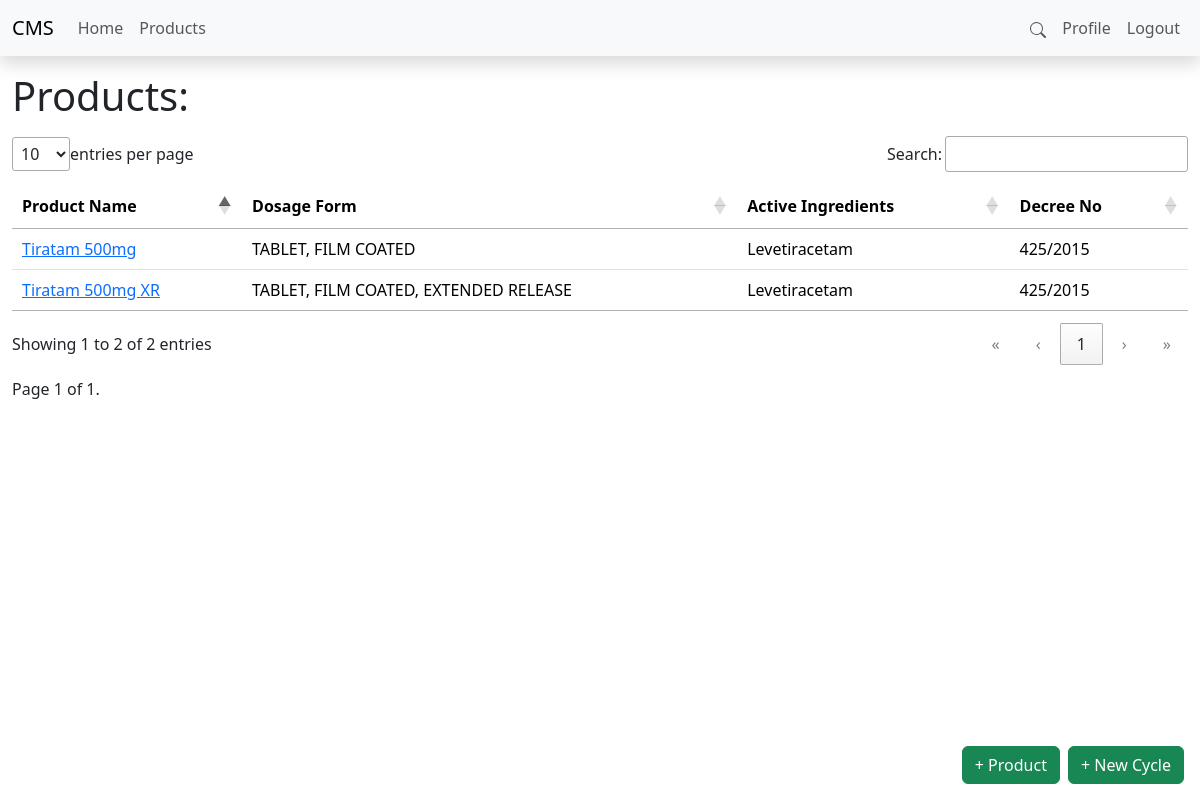
The app's page /products/ (signed in), older data.
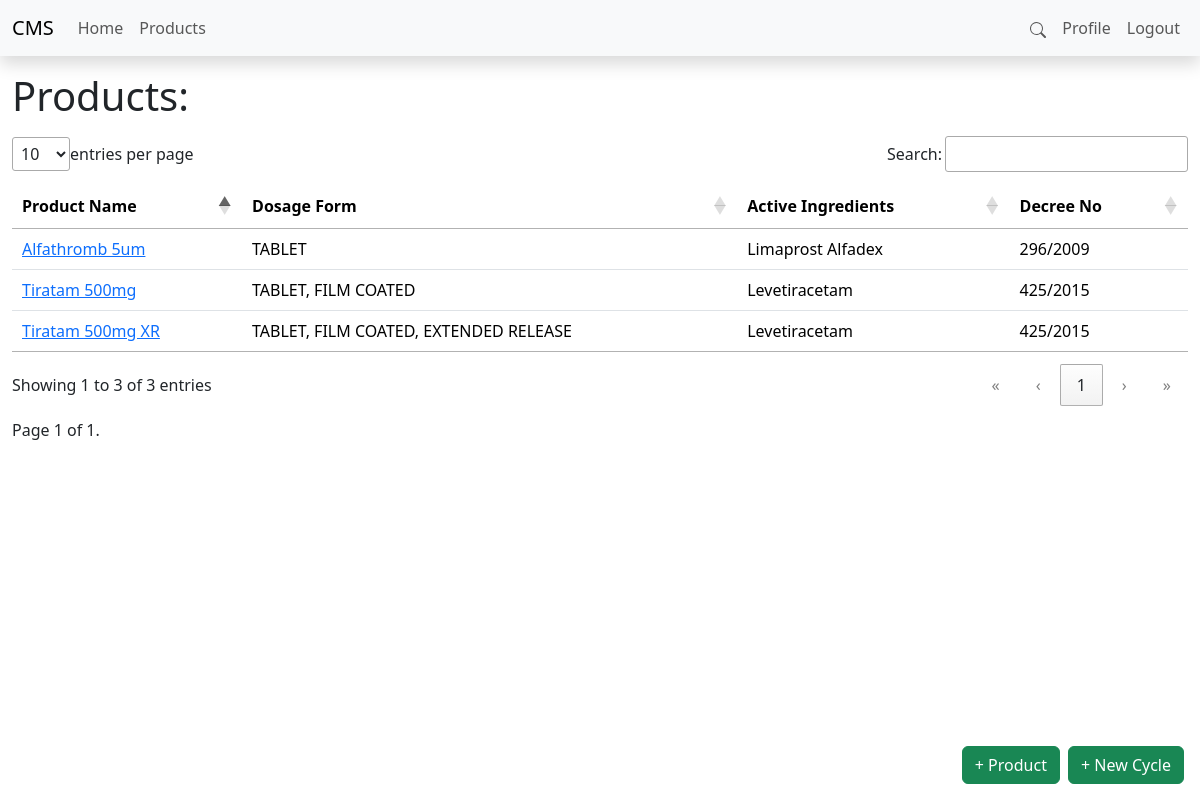
The same page, newer data.
### products/models.py (models this page shows, shortened)
class Product(models.Model):
    class Meta:
        ordering = ["name"]
    name = models.CharField(max_length=1000)
    dosage_form = models.ForeignKey(DosageForm, on_delete=models.CASCADE,default=1)
    active_ingredients = models.CharField(max_length=1000)
    decree_no = models.ForeignKey(RegisterationDecree,on_delete=models.CASCADE,default=1)

class DosageForm(models.Model):
    dosage_form = models.CharField(max_length=300)
    code = models.CharField(max_length=6)
    def __str__(self):
        return self.dosage_form

class RegisterationDecree(models.Model):
    decree_no = models.IntegerField(default=296)
    year = models.IntegerField(default=2009)
    def __str__(self):
        return str(self.decree_no) + "/" + str(self.year)

### products/views.py (the view)
# urls.py: path('',ListProducts.as_view(),name="products_index"),
class ListProducts(ListView):
    model = Product
    paginate_by = 200
    template_name = "./product/index.html"
    context_object_name = "products"
    def get_queryset(self):
        query = self.request.GET.get('q')
        if query:
            return Product.objects.filter(
                Q(name__icontains=query) |
                Q(active_ingredients__icontains=query) |
                Q(decree_no__decree_no__icontains=query) |
                Q(dosage_form__dosage_form__icontains=query)
            )
        else:
            return Product.objects.all()

### Templates/Product/index.html (shortened to what this page needs)
{% extends "../__layout__.html" %}
{% load static %}
{% block styles %}
<link rel="stylesheet" href="{% static './css/datatable.min.css' %}">
{% endblock styles %}
{% block navbarlinksright %}
<li class="nav-item"><a href="#search" class="nav-link">
    <svg xmlns="http://www.w3.org/2000/svg" width="16" height="16" fill="currentColor" class="bi bi-search" viewBox="0 0 16 16">
        <path d="M11.742 10.344a6.5 6.5 0 1 0-1.397 1.398h-.001q.044.06.098.115l3.85 3.85a1 1 0 0 0 1.415-1.414l-3.85-3.85a1 1 0 0 0-.115-.1zM12 6.5a5.5 5.5 0 1 1-11 0 5.5 5.5 0 0 1 11 0"/>
      </svg>
</a></li>
{% endblock navbarlinksright %}
{% block content %}
<div class="container-fluid">
    <h1 class="my-3">Products: </h1>
    <table id="productsTable" class="table" style="width:100%">
        <thead>
            <tr>
                <th>Product Name</th>
                <th>Dosage Form</th>
                <th>Active Ingredients</th>
                <th>Decree No</th>
            </tr>
        </thead>
        <tbody>
        {% for product in products %}
            <tr>
                <td>
                    <a href="{% url 'product:detail_product' product.id %}">
                    {{ product.name }}
                    </a>
                </td>
                <td>{{ product.dosage_form }}</td>
                <td>{{ product.active_ingredients }}</td>
                <td>{{ product.decree_no }}</td>
            </tr>
            {% empty %}
            <td>No Products</td>
            <td></td>
            <td></td>
            <td></td>
            {% endfor %}
        </tbody>
    </table>
    <div class="pagination">
        <span class="step-links">
            <span class="current">
                Page {{ page_obj.number }} of {{ page_obj.paginator.num_pages }}.
            </span>
        </span>
    </div>
</div>
{% include "../bits/creation_footer.html" %}
{% endblock %}

Row changes from the older to the newer data that the page shows:
added Product: name "Alfathromb 5um", dosage_form "TABLET", active_ingredients "Limaprost Alfadex", decree_no "296/2009"
Text that changed along with them:
text written by a page script: "entries per page Search: Showing 1 to 2 of 2 entries « ‹ 1 › »" → "entries per page Search: Showing 1 to 3 of 3 entries « ‹ 1 › »"
